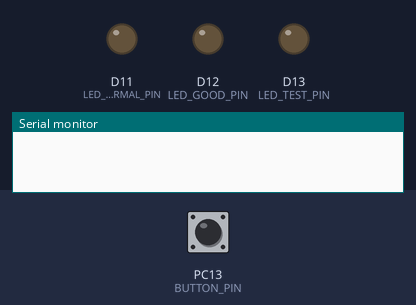
The sketch below on a simulated STM32 Nucleo. Shown: output pins drawn as LEDs (lit = HIGH), the last lines printed to the serial monitor. The inputs (shaded band) are chosen by the test bench; at power-on: PC13 (BUTTON_PIN) HIGH. Random numbers use the default seed unless the sketch sets one.

Above: at 0.8 s.
0.9 s: PC13 (BUTTON_PIN) pulled LOW for 3.2 s
At 3.1 s:
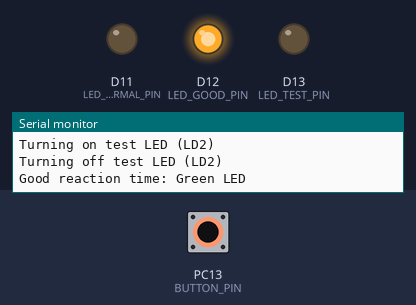
7.1 s: PC13 (BUTTON_PIN) pulled LOW for 0.15 s
At 12.9 s:
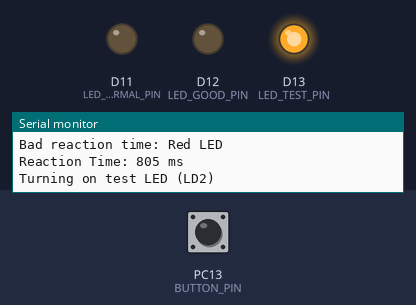
Timing chart, 0 to 14.4 s (numbered marks = the images above; inputs shaded):
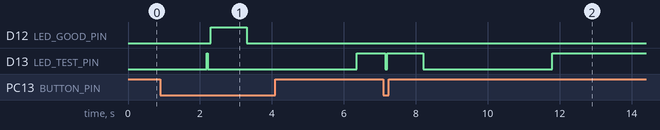

Measured:
- after the input at 0.9 s, D12 (LED_GOOD_PIN): LOW → HIGH after 1.4 s, → LOW 1.0 s later
- after the input at 7.1 s, D13 (LED_TEST_PIN): HIGH → LOW after 0.06 s, → HIGH 0.05 s later, → LOW 1.0 s later, → HIGH 3.6 s later

The sketch:

rtos3.ino
```cpp
#include <STM32FreeRTOS.h>

#define LED_TEST_PIN PA5       // LD2 on Nucleo board for reaction test indication
#define LED_BAD_PIN PA5        // Red LED for bad reaction time (connected to SCK/D13)
#define LED_GOOD_PIN PA6       // Green LED for good reaction time (connected to PWM/MOSI/D11)
#define LED_NORMAL_PIN PA7     // Blue LED for intermediate reaction time (connected to MISO/D12)
#define BUTTON_PIN PC13        // Button connected to pin PC13

#define DEBOUNCE_DELAY 50
#define GOOD_REACTION_THRESHOLD 250  // Reaction time < 250 ms is good
#define BAD_REACTION_THRESHOLD 350   // Reaction time > 350 ms is bad

volatile int reactionTime = 0;
volatile bool ledOn = false;    // State of the test LED (on/off)
volatile bool gameActive = false;
SemaphoreHandle_t reactionSemaphore; // Semaphore for signaling button press


void TaskLEDControl(void *pvParameters);
void TaskButtonPress(void *pvParameters);
void TaskGameMonitor(void *pvParameters);

void setup() {
    Serial.begin(9600);
    while (!Serial) {
        ; // Wait for serial port to connect.
    }

    reactionSemaphore = xSemaphoreCreateBinary();

    randomSeed(analogRead(A0));

    // Create tasks
    xTaskCreate(TaskLEDControl, "LEDControl", 128, NULL, 2, NULL);
    xTaskCreate(TaskButtonPress, "ButtonPress", 128, NULL, 2, NULL);
    xTaskCreate(TaskGameMonitor, "GameMonitor", 128, NULL, 1, NULL);

    // Start the FreeRTOS scheduler
    vTaskStartScheduler();

    // If the scheduler returns, print error and halt
    Serial.println("Insufficient RAM");
    while (1);
}

void loop() {
}

void TaskLEDControl(void *pvParameters) {
    (void) pvParameters;
    pinMode(LED_TEST_PIN, OUTPUT);

    // Initially, turn off the test LED
    digitalWrite(LED_TEST_PIN, LOW);

    for (;;) {
        // Wait for a random time between 1 and 3 seconds
        int waitTime = random(1000, 3000);
        vTaskDelay(waitTime / portTICK_PERIOD_MS);

        // Turn on the test LED and signal the game is active
        Serial.println("Turning on test LED (LD2)");
        digitalWrite(LED_TEST_PIN, HIGH);
        ledOn = true;
        gameActive = true;

        // Capture the time when the test LED is turned on
        unsigned long ledOnTime = millis();

        // Wait for the button press signal or timeout
        if (xSemaphoreTake(reactionSemaphore, portMAX_DELAY) == pdTRUE) {
            reactionTime = millis() - ledOnTime;

            // Turn off the test LED
            Serial.println("Turning off test LED (LD2)");
            digitalWrite(LED_TEST_PIN, LOW);
            ledOn = false;

            // Signal the game monitor task to handle the reaction result
            gameActive = false;
        }

        vTaskDelay(2000 / portTICK_PERIOD_MS);
    }
}

// Task to handle button presses and calculate the reaction time
void TaskButtonPress(void *pvParameters) {
    (void) pvParameters;
    pinMode(BUTTON_PIN, INPUT_PULLUP);

    for (;;) {
        if (digitalRead(BUTTON_PIN) == LOW) {
            vTaskDelay(DEBOUNCE_DELAY / portTICK_PERIOD_MS);

            if (digitalRead(BUTTON_PIN) == LOW && ledOn) { // Confirm button press and LED is on
                xSemaphoreGive(reactionSemaphore); // Signal the LED control task

                // Wait for button release
                while (digitalRead(BUTTON_PIN) == LOW);
            }
        }

        vTaskDelay(10 / portTICK_PERIOD_MS); // Small delay to prevent task hogging
    }
}

// Task to monitor the game and provide feedback based on the reaction time
void TaskGameMonitor(void *pvParameters) {
    (void) pvParameters;
    pinMode(LED_BAD_PIN, OUTPUT);
    pinMode(LED_GOOD_PIN, OUTPUT);
    pinMode(LED_NORMAL_PIN, OUTPUT);

    for (;;) {
        if (!gameActive && reactionTime > 0) {
            digitalWrite(LED_TEST_PIN, LOW);

            if (reactionTime < GOOD_REACTION_THRESHOLD) {
                Serial.println("Good reaction time: Green LED");
                digitalWrite(LED_GOOD_PIN, HIGH);
            } else if (reactionTime < BAD_REACTION_THRESHOLD) {
                Serial.println("Intermediate reaction time: Yellow LED");
                digitalWrite(LED_NORMAL_PIN, HIGH);
            } else {
                Serial.println("Bad reaction time: Red LED");
                digitalWrite(LED_BAD_PIN, HIGH);
            }

            vTaskDelay(1000 / portTICK_PERIOD_MS);

            digitalWrite(LED_BAD_PIN, LOW);
            digitalWrite(LED_GOOD_PIN, LOW);
            digitalWrite(LED_NORMAL_PIN, LOW);

            Serial.print("Reaction Time: ");
            Serial.print(reactionTime);
            Serial.println(" ms");

            // Reset reaction time for the next round
            reactionTime = 0;

            vTaskDelay(3000 / portTICK_PERIOD_MS); // 3-second delay before the next round
        }

        vTaskDelay(100 / portTICK_PERIOD_MS);
    }
}
```
